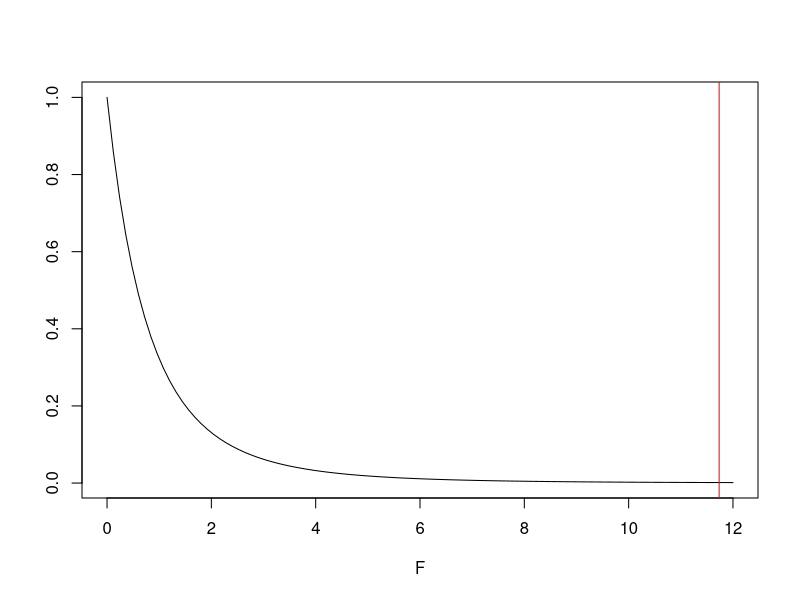
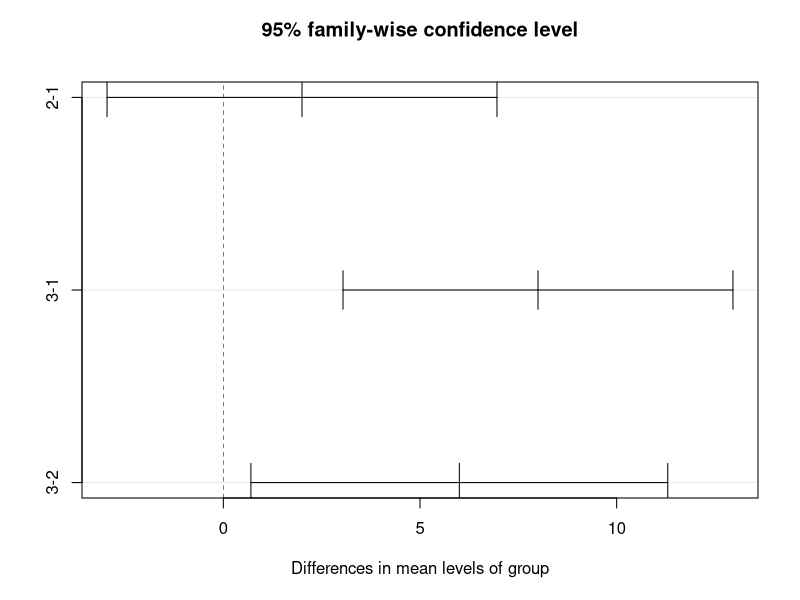

Source code (R) for these figures, in order:
## ---- chunk 1

group <- c(1, 1, 1, 1, 2, 2, 2, 3, 3, 3)
group <- as.factor(group)

weightloss <- c(7, 9, 5, 7, 9, 11, 7, 15, 12, 18)

## ---- chunk 2
summary(aov(weightloss ~ group))
## ---- chunk 3
anova(lm(weightloss ~ group))
## ---- chunk 4
pf(11.735, 
   df1 = 2, #df(groups) or #df(numerator)
   df2 = 7, #df(error) or #df(denominator)
   lower.tail = FALSE
   )

# 0.0058 * 100 = 0.58%
## ---- chunk 5
# Plot an F distribution with 2 df in numerator and 7 df in denominator
# Use x-axis scale from 0 to 12
# "df" is not dataframe! It is a function that gives the "density of f distribution"
curve(df(x, 
         df1=2, 
         df2=7
         ), 
      from=0, 
      to=12,
      xlab = 'F',
      ylab = ''
)

# Put a red line at the F statistic 
# The p-value is area under curve to the right of red line
abline(v = 11.735, col='red')

# Recall critical F = 4.74
# 11.735 > 4.74 so we reject null
## ---- chunk 6

# Fix our data frame so the Tukey test accepts it
### The order of the columns matters: response variable must be first!
resultsDF <- data.frame(weightloss, group) 

# Store ANOVA results
resultsDFaov <- aov(lm(resultsDF))

# Perform test and store results so we can graph later
# TukeyHSD is in base R (no special package needed)
tukeytest <- TukeyHSD(resultsDFaov)

tukeytest

### The TukeyHSD uses an adjusted standard error formula unlike our typical two-sample t-interval

## ---- chunk 7
plot(tukeytest)
## ---- chunk 8
# Group weight loss by plan
plan1 <- c(7, 9, 5, 7)
plan2 <- c(9, 11, 7)
plan3 <- c(15, 12, 18)

# Run three t tests
t.test(plan1, plan2) #p = 0.23 
t.test(plan1, plan3) #p = 0.03
t.test(plan2, plan3) #p = 0.053

### Defaults to t.test: 
### var.equal = FALSE (Welch test)
### alternative = 'two.sided'

### For more info on t.test, see t.test documentation or https://www.statology.org/two-sample-t-test-in-r/
